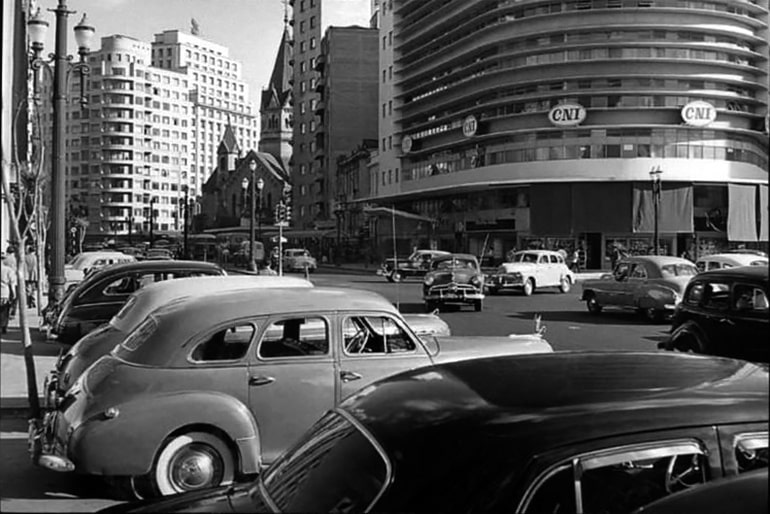
#> input picture imagens/foto5.jpg, 770 x 514 px; its folder holds only this picture in this run
$ python -i face_restore.py   (imports and definitions only)
#> lines starting #> are read from the running program, lines starting #| are printed output that depends on the picture
#> further down, picture is the input picture: shape (514, 770, 3); min 0, max 255, mean 86.1
### retrato_vivo/faces.py
"""Detecção de rostos com Deep Learning (YuNet, uma CNN leve do OpenCV Zoo).

Usada para PROTEGER os rostos: dentro deles a detecção de danos fica mais
rígida, para não "apagar" pupilas, cílios ou o contorno dos lábios. As
caixas dos rostos também ficam disponíveis para as etapas de IA (Marco).
"""

from __future__ import annotations

import cv2
import numpy as np

from . import models
from .io_utils import resize_max_side

Box = tuple[int, int, int, int]  # (x, y, largura, altura)

_DETECTOR = None
_DETECTION_SIDE = 640  # o YuNet roda numa cópia reduzida: rápido e suficiente


def _run_yunet(img: np.ndarray, min_score: float) -> tuple[np.ndarray | None, float]:
    """Roda o YuNet numa cópia reduzida. Retorna (detecções cruas, fator de escala)."""
    global _DETECTOR
    if not models.is_available("yunet"):
        return None, 1.0
    if img.ndim == 2:
        img = cv2.cvtColor(img, cv2.COLOR_GRAY2BGR)
    small, k = resize_max_side(img, _DETECTION_SIDE)
    h, w = small.shape[:2]
    if _DETECTOR is None:
        _DETECTOR = cv2.FaceDetectorYN.create(str(models.model_path("yunet")), "",
                                              (w, h), min_score, 0.3, 50)
    _DETECTOR.setInputSize((w, h))
    _DETECTOR.setScoreThreshold(min_score)
    _, found = _DETECTOR.detect(small)
    return found, k


# [7 lines left out: function detect_faces, not called in this run]


def detect_faces_landmarks(img: np.ndarray, min_score: float = 0.6) -> list[tuple[Box, np.ndarray]]:
    """Como ``detect_faces``, mas também com os 5 pontos de cada rosto.

    Pontos (5 x 2, em pixels de ``img``), na ordem do YuNet: olho que aparece
    à esquerda na foto, olho da direita, ponta do nariz, canto da boca da
    esquerda, canto da boca da direita. Servem para alinhar o rosto antes da
    restauração de rosto com IA.
    """
    found, k = _run_yunet(img, min_score)
    if found is None:
        return []
    H, W = img.shape[:2]
    faces = []
    for f in found:
        x, y, bw, bh = (int(v) for v in (f[:4] / k).round())  # volta à escala original
        x, y = max(0, x), max(0, y)
        points = (f[4:14] / k).reshape(5, 2).astype(np.float32)
        faces.append(((x, y, min(bw, W - x), min(bh, H - y)), points))
    return faces


# [6 lines left out: function faces_region, not called in this run]

### retrato_vivo/models.py
"""Registro central dos modelos pré-treinados (pesos ficam fora do git, em ``models/``).

Para adicionar um modelo novo, inclua uma entrada em ``MODELS`` e use
``model_path("nome")`` no código. Baixar tudo::

    python -m retrato_vivo modelos           # baixa todos
    python -m retrato_vivo modelos yunet     # baixa só um
"""

from __future__ import annotations

import sys
import urllib.request
from pathlib import Path

MODELS_DIR = Path(__file__).resolve().parent.parent / "models"

# nome -> (arquivo, url, descrição)
MODELS: dict[str, tuple[str, str, str]] = {
    "yunet": (
        "face_detection_yunet_2023mar.onnx",
        "https://github.com/opencv/opencv_zoo/raw/main/models/face_detection_yunet/"
        "face_detection_yunet_2023mar.onnx",
        "Detector de rostos YuNet (protege rostos na detecção de danos)",
    ),
    # Colorização de Zhang et al. (ECCV 2016), em Caffe: precisa dos três arquivos.
    "colorizacao_rede": (
        "colorization_deploy_v2.prototxt",
        "https://raw.githubusercontent.com/richzhang/colorization/caffe/colorization/"
        "models/colorization_deploy_v2.prototxt",
        "Colorização (Zhang et al., ECCV 2016): arquitetura da rede",
    ),
    "colorizacao_pesos": (
        "colorization_release_v2.caffemodel",
        "https://www.dropbox.com/s/dx0qvhhp5hbcx7z/colorization_release_v2.caffemodel?dl=1",
        "Colorização (Zhang et al., ECCV 2016): pesos treinados (129 MB)",
    ),
    "colorizacao_cores": (
        "pts_in_hull.npy",
        "https://raw.githubusercontent.com/richzhang/colorization/caffe/colorization/"
        "resources/pts_in_hull.npy",
        "Colorização (Zhang et al., ECCV 2016): as 313 cores que a rede escolhe",
    ),
    # Preenchimento com IA (Igor, inpaint.py). Roda no ONNX Runtime (runtime.py).
    "lama": (
        "lama_fp32.onnx",
        "https://huggingface.co/Carve/LaMa-ONNX/resolve/main/lama_fp32.onnx",
        "LaMa (Suvorov et al., WACV 2022, Apache-2.0): preenche rasgos e áreas grandes (208 MB)",
    ),
    # Detector de riscos com IA (Igor, damage_ai.py). Convertido dos pesos oficiais da
    # Microsoft por scripts/exportar_detector_riscos.py.
    "detector_riscos": (
        "scratch_detector.onnx",
        "https://github.com/MrcSanto/retrato-vivo/releases/download/modelos-v1/scratch_detector.onnx",
        "Detector de riscos (Wan et al., CVPR 2020, Microsoft, MIT) (151 MB)",
    ),
    # Restauração de rosto e colorização DDColor (ai/face_restore.py, ai/ddcolor.py). ONNX Runtime.
    "gfpgan": (
        "gfpgan_1.4.onnx",
        "https://github.com/facefusion/facefusion-assets/releases/download/models-3.0.0/gfpgan_1.4.onnx",
        "GFPGAN v1.4 (Wang et al., CVPR 2021, Apache-2.0): restaura rostos (340 MB)",
    ),
    "ddcolor": (
        "ddcolor.onnx",
        "https://github.com/facefusion/facefusion-assets/releases/download/models-3.0.0/ddcolor.onnx",
        "DDColor (Kang et al., ICCV 2023, Apache-2.0): colorização realista (980 MB)",
    ),
    # Retrato Vivo (living_portrait.py): profundidade de cada pixel.
    "profundidade": (
        "depth_anything_v2_small.onnx",
        "https://huggingface.co/onnx-community/depth-anything-v2-small/resolve/main/onnx/model.onnx",
        "Depth Anything V2 Small (Yang et al., NeurIPS 2024, Apache-2.0): profundidade (99 MB)",
    ),
    # Super-resolução (TensorFlow). ESPCN: rápido, padrão. EDSR: melhor e muito mais lento.
    "espcn_x2": (
        "ESPCN_x2.pb",
        "https://github.com/fannymonori/TF-ESPCN/raw/master/export/ESPCN_x2.pb",
        "Super-resolução ESPCN (Shi et al., CVPR 2016), ampliação 2x",
    ),
    "espcn_x4": (
        "ESPCN_x4.pb",
        "https://github.com/fannymonori/TF-ESPCN/raw/master/export/ESPCN_x4.pb",
        "Super-resolução ESPCN (Shi et al., CVPR 2016), ampliação 4x",
    ),
    "edsr_x2": (
        "EDSR_x2.pb",
        "https://github.com/Saafke/EDSR_Tensorflow/raw/master/models/EDSR_x2.pb",
        "Super-resolução EDSR (Lim et al., CVPRW 2017), ampliação 2x (38 MB)",
    ),
    "edsr_x4": (
        "EDSR_x4.pb",
        "https://github.com/Saafke/EDSR_Tensorflow/raw/master/models/EDSR_x4.pb",
        "Super-resolução EDSR (Lim et al., CVPRW 2017), ampliação 4x (38 MB)",
    ),
    # Bordas por Deep Learning (ai/edges.py), em Caffe: arquitetura + pesos.
    # O endereço original (vcl.ucsd.edu) saiu do ar; os pesos vêm de uma cópia no GitHub.
    "hed_rede": (
        "hed_deploy.prototxt",
        "https://raw.githubusercontent.com/s9xie/hed/master/examples/hed/deploy.prototxt",
        "Bordas HED (Xie & Tu, ICCV 2015): arquitetura da rede",
    ),
    "hed_pesos": (
        "hed_pretrained_bsds.caffemodel",
        "https://github.com/ashukid/hed-edge-detector/raw/master/hed_pretrained_bsds.caffemodel",
        "Bordas HED (Xie & Tu, ICCV 2015): pesos treinados no BSDS500 (56 MB)",
    ),
}


def model_path(name: str) -> Path:
    return MODELS_DIR / MODELS[name][0]


def is_available(name: str) -> bool:
    return model_path(name).is_file()


# [30 lines left out: functions download, download_all, not called in this run]


# [2 lines that do not run on import are left out]

### retrato_vivo/preprocess.py
"""Pré-processamento clássico: cor, contraste, ruído e nitidez (OpenCV puro).

Regra de ouro: NÃO ESTRAGAR FOTO BOA. Por isso tudo começa por um
diagnóstico (``diagnose``), e cada correção só age se o diagnóstico mostrar
que a foto precisa, na dose que ela precisa. Cada decisão vira uma frase em
``StepLog.notes`` (ex.: "ruído medido 0,7: foto limpa, etapa pulada").

As correções rodam em dois momentos, porque a ordem importa:

- ``normalize``: ANTES de procurar danos. Tira a dominante de cor e
  recupera o contraste, o que deixa a detecção estável entre fotos.
- ``enhance``: DEPOIS de apagar os danos. Tira o ruído, realça o contraste
  local e a nitidez. Se a nitidez viesse antes, realçaria os riscos.
"""

from __future__ import annotations

from dataclasses import dataclass, field

import cv2
import numpy as np

from .io_utils import resize_max_side


# =============================================================== configuração

@dataclass
class PreprocessConfig:
    # --- normalize (antes do reparo) ---
    remove_color_cast: bool = True   # tira amarelado/sépia
    auto_levels: bool = True         # recupera preto e branco de foto desbotada
    # --- enhance (depois do reparo) ---
    denoise: bool = True
    denoise_strength: float = 1.0    # multiplica a dose automática (0.5 = metade, 2 = dobro)
    clahe: bool = True
    clahe_strength: float = 0.4      # 0 = nada, 1 = CLAHE puro
    sharpen: bool = True
    sharpen_amount: float = 0.5


@dataclass
class StepLog:
    """Guarda a imagem de cada etapa aplicada e a explicação de cada decisão."""

    steps: dict[str, np.ndarray] = field(default_factory=dict)
    notes: dict[str, str] = field(default_factory=dict)

    # [5 lines left out: function add, not called in this run]

    def skip(self, name: str, reason: str) -> None:
        self.notes[name] = f"pulada: {reason}"


# ================================================================ diagnóstico

@dataclass
class Diagnosis:
    """O que foi medido na foto original."""

    monochrome: bool                 # P&B ou sépia (sem cor própria)
    chroma_std: float                # quanto a cor varia entre pixels
    off_tone_pct: float              # % da cor fora do tom dominante (sépia ~0, colorida > 10)
    cast_ab: tuple[float, float]     # dominante de cor estimada, nos eixos a/b do LAB
    cast_ref_l: float                # luminosidade média dos pixels usados na estimativa
    noise_sigma: float               # ruído estimado, em níveis de cinza
    black_point: float               # L do percentil 0,5
    white_point: float               # L do percentil 99,5

    @property
    def cast_strength(self) -> float:
        return float(np.hypot(*self.cast_ab))


MONOCHROME_MAX_CHROMA_STD = 6.0   # abaixo disso a foto é tratada como P&B/sépia
SEPIA_MAX_OFF_TONE_PCT = 5.0      # cor variando, mas quase toda num tom só: sépia
TONE_HALF_WIDTH_DEG = 30          # largura (±) da faixa do "tom dominante"
TONE_MIN_CHROMA = 3.0             # pixels quase cinza não votam no tom
_DIAGNOSIS_SIDE = 512             # o diagnóstico de tom roda numa cópia reduzida
MIN_CAST_TO_CORRECT = 2.0         # dominante menor que isso é ignorada
MAX_CAST_CORRECTION = 15.0        # teto de segurança da correção
NOISE_TO_DENOISE = 1.5            # ruído abaixo disso = foto limpa
LEVELS_CLIP_PCT = 0.5             # percentis usados como ponto preto/branco


# [82 lines left out: functions estimate_noise, _estimate_cast, off_tone_percent, diagnose, not called in this run]


# ================================================================== normalize

def is_gray(img: np.ndarray) -> bool:
    """True se os três canais são idênticos (dá para processar um só)."""
    return bool(np.array_equal(img[:, :, 0], img[:, :, 1]) and np.array_equal(img[:, :, 1], img[:, :, 2]))


# [142 lines left out: functions _from_lab, to_neutral_gray, remove_color_cast, auto_levels, normalize, denoise and 4 more, not called in this run]

### retrato_vivo/ai/face_restore.py
"""Restauração de rostos com Deep Learning (GFPGAN).

Modelo: GFPGAN v1.4 (Wang et al., CVPR 2021, "Towards Real-World Blind Face
Restoration with Generative Facial Prior"), uma GAN que aprendeu como rostos
reais são e reconstrói olhos, boca, pele e cabelo a partir de um rosto
borrado, granulado ou danificado. Roda no ONNX Runtime, na GPU quando houver
(``runtime.py``).

Como funciona:

1. O YuNet (``faces.py``) acha cada rosto e 5 pontos: olhos, nariz e cantos da boca.
2. Uma transformação de semelhança (rotação + escala + translação) leva esses
   pontos para as posições padrão do conjunto de treino (FFHQ, 512 x 512).
   É assim que a rede espera receber o rosto.
3. A rede restaura o rosto alinhado.
4. A transformação inversa devolve o rosto ao lugar, com borda suave.

``intensidade`` mistura o rosto restaurado com o original: 1 = só a rede,
0 = original. Abaixo de 1 o rosto fica mais parecido com a pessoa real.
"""

from __future__ import annotations

import cv2
import numpy as np

from .. import models, runtime
from ..faces import detect_faces_landmarks
from ..preprocess import is_gray

MODEL = "gfpgan"
SIDE = 512
DEFAULT_STRENGTH = 0.7
MIN_FACE_PX = 24           # rosto menor que isso (largura) não tem detalhe para restaurar

# Posição dos 5 pontos no rosto alinhado do FFHQ (fração de 512 px).
FFHQ_TEMPLATE = np.array([[0.37691676, 0.46864664], [0.62285697, 0.46912813],
                          [0.50123859, 0.61331904], [0.39308822, 0.72541100],
                          [0.61150205, 0.72490465]], dtype=np.float32) * SIDE


def is_available() -> bool:
    return runtime.is_available() and models.is_available(MODEL)


def _restore_aligned(face: np.ndarray) -> np.ndarray:
    """Roda o GFPGAN num rosto já alinhado (512 x 512, BGR)."""
    x = cv2.cvtColor(face, cv2.COLOR_BGR2RGB).astype(np.float32) / 255.0
    x = ((x - 0.5) / 0.5).transpose(2, 0, 1)[None]
    out = runtime.session(models.model_path(MODEL)).run(None, {"input": x})[0][0]
    out = (np.clip(out, -1, 1) + 1) / 2 * 255.0
    return cv2.cvtColor(out.transpose(1, 2, 0).round().astype(np.uint8), cv2.COLOR_RGB2BGR)


def _paste_mask() -> np.ndarray:
    """Máscara do rosto alinhado com borda suave (evita emenda visível)."""
    mask = np.zeros((SIDE, SIDE), np.float32)
    pad = int(SIDE * 0.06)
    mask[pad:SIDE - pad, pad:SIDE - pad] = 1.0
    return cv2.GaussianBlur(mask, (0, 0), SIDE * 0.04)


def restore_faces(img: np.ndarray, strength: float = DEFAULT_STRENGTH) -> tuple[np.ndarray, int]:
    """Restaura todos os rostos da foto. Retorna (foto, quantos rostos foram restaurados)."""
#> called with strength = 0.7
    out = img.copy()
    gray_photo = is_gray(img)
#> gray_photo = True
    H, W = img.shape[:2]
#> H = 514; W = 770
    soft = _paste_mask()
    count = 0
    for (x, y, w, h), points in detect_faces_landmarks(img):
#> in detect_faces_landmarks, `found, k = _run_yunet(img, min_score)`: k = 1
        if w < MIN_FACE_PX:
            continue
        matrix, _ = cv2.estimateAffinePartial2D(points, FFHQ_TEMPLATE, method=cv2.LMEDS)
        if matrix is None:
            continue
        aligned = cv2.warpAffine(out, matrix, (SIDE, SIDE), flags=cv2.INTER_LINEAR,
                                 borderMode=cv2.BORDER_REFLECT)
        restored = _restore_aligned(aligned)
        if gray_photo:                       # foto P&B: a cor fica por conta da colorização
            restored = cv2.cvtColor(cv2.cvtColor(restored, cv2.COLOR_BGR2GRAY), cv2.COLOR_GRAY2BGR)
        inverse = cv2.invertAffineTransform(matrix)
        back = cv2.warpAffine(restored, inverse, (W, H), flags=cv2.INTER_LINEAR)
        alpha = cv2.warpAffine(soft, inverse, (W, H), flags=cv2.INTER_LINEAR)[..., None] * strength
        out = np.clip(out * (1 - alpha) + back * alpha, 0, 255).astype(np.uint8)
        count += 1
#> this loop made 0 passes
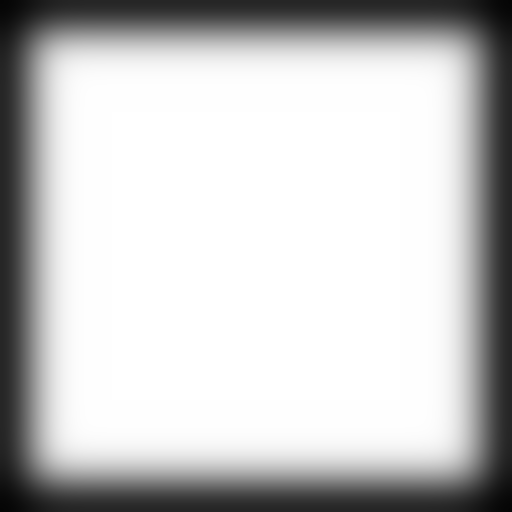
#> soft: shape (512, 512) float32; min 0.0224, max 1, mean 0.78
#> after the loop, count = 0
    return out, count


def make_face_restore_stage(strength: float = DEFAULT_STRENGTH):
    """Etapa para ``restore(post_stages=...)``. O motivo fica em ``result.notes["rostos_ia"]``."""

    def face_restore(img: np.ndarray, result) -> np.ndarray:
        if not is_available():
            result.notes["rostos_ia"] = "pulada: modelo não baixado (python -m retrato_vivo modelos gfpgan)"
            return img
        out, count = restore_faces(img, strength)
        result.notes["rostos_ia"] = (f"{count} rosto(s) restaurado(s) pelo GFPGAN em {runtime.device_name()} "
                                     f"(intensidade {strength:.2f})" if count else "pulada: nenhum rosto encontrado")
        return out

    return face_restore

>>> import cv2
>>> picture = cv2.imread('../../imagens/foto5.jpg')
>>> result = restore_faces(picture)
